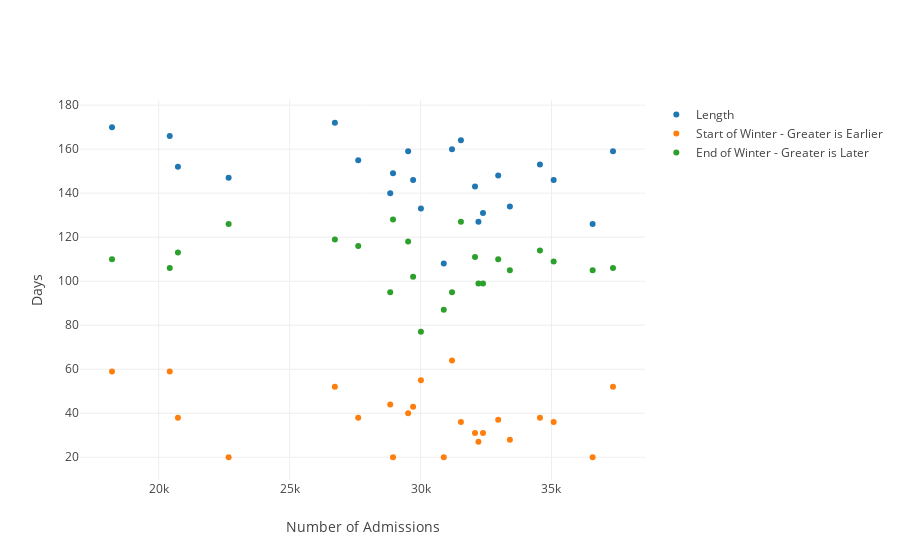

Here is the notebook cell this chart was saved with:
### Code cell
# Plot three winter duration metrics against total admissions for alcoholism

df['Total_Admits2'] = df['Total_Admits']

df['Total_Admits3'] = df['Total_Admits']


fig = {
    'data': [
                {
                'x': df['Total_Admits'],
            'y': df['Length'],
            'mode': 'markers',
            'name': 'Length'},
        {
            'x': df['Total_Admits2'],
            'y': df['start_scale'],
            'mode': 'markers',
            'name': 'Start of Winter - Greater is Earlier'},
        
        {
            'x': df['Total_Admits3'],
            'y': df['end_scale'],
            'mode': 'markers',
            'name': 'End of Winter - Greater is Later'}
    ],
    'layout': {
        'xaxis': {'title': 'Number of Admissions'},
        'yaxis': {'title': "Days"}
    }
}
pyo.iplot(fig)

### Figure 1 — Plotly figure (JSON) as saved in the notebook; plotly's stock layout.template omitted (floating-point values rounded to 4 significant figures)
{"data": [{"mode": "markers", "name": "Length", "x": [29526, 31541, 32210, 33411, 34559, 35083, 32965, 30886, 28948, 26727, 22670, 18216, 20421, 20734, 37349, 36572, 32384, 32079, 31201, 29715, 30013, 28841, 27619], "y": [159, 164, 127, 134, 153, 146, 148, 108, 149, 172, 147, 170, 166, 152, 159, 126, 131, 143, 160, 146, 133, 140, 155]}, {"mode": "markers", "name": "Start of Winter - Greater is Earlier", "x": [29526, 31541, 32210, 33411, 34559, 35083, 32965, 30886, 28948, 26727, 22670, 18216, 20421, 20734, 37349, 36572, 32384, 32079, 31201, 29715, 30013, 28841, 27619], "y": [40, 36, 27, 28, 38, 36, 37, 20, 20, 52, 20, 59, 59, 38, 52, 20, 31, 31, 64, 43, 55, 44, 38]}, {"mode": "markers", "name": "End of Winter - Greater is Later", "x": [29526, 31541, 32210, 33411, 34559, 35083, 32965, 30886, 28948, 26727, 22670, 18216, 20421, 20734, 37349, 36572, 32384, 32079, 31201, 29715, 30013, 28841, 27619], "y": [118, 127, 99, 105, 114, 109, 110, 87, 128, 119, 126, 110, 106, 113, 106, 105, 99, 111, 95, 102, 77, 95, 116]}], "layout": {"xaxis": {"title": "Number of Admissions"}, "yaxis": {"title": "Days"}}}
